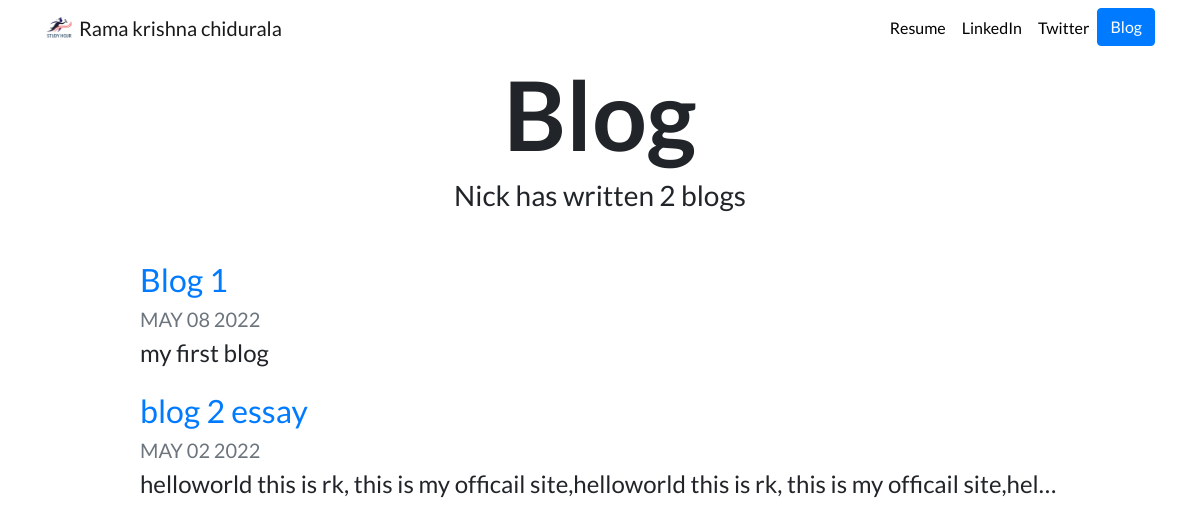
Screenshot of /blog/ with the database file from the repository.
### blog/models.py (models this page shows, shortened)
class Blog(models.Model):
    title = models.CharField(max_length=200)
    description = models.TextField()
    date = models.DateField()

### blog/views.py (the view)
# urls.py: path('', views.all_blogs, name='all_blogs'),
def all_blogs(request):
    blogs= Blog.objects.order_by('-date')[:30]
    return render(request, 'blog/all_blogs.html', {'blogs': blogs})

### blog/templates/blog/all_blogs.html
{% extends "portfolio/base.html" %}
{% load static %}
{% block content %}
<h1 id="blogtitle" class="font-weight-bold text-center">Blog</h1>
<h3 class="text-center mb-5">Nick has written {{ blogs.count }} blog{{ blogs.count|pluralize }}</h3>
{% for blog in blogs %}
<div class="row justify-content-center my-3">
  <div class="col-md-10">
    <a href="{% url 'blog:detail' blog.id %}">
      <h2>{{ blog.title }}</h2>
    </a>
    <h5 class="text-muted">{{ blog.date|date:'M d Y'|upper }}</h5>
    <h4>{{ blog.description|striptags|truncatechars:100 }}</h4>
  </div>
</div>
{% endfor %}
{% endblock %}

### portfolio/templates/portfolio/base.html (shortened to what this page needs)
{% load static %}
<!doctype html>
<html lang="en">
<head>
  <link rel="stylesheet" href="https://stackpath.bootstrapcdn.com/bootstrap/4.4.1/css/bootstrap.min.css">
  <link rel="stylesheet" href="{% static "portfolio/custom.css" %}">
</head>
<body>
  <nav id="topNav" class="navbar navbar-expand-md navbar-light">
    <div class="container">
      <a class="navbar-brand" href="{% url 'home' %}">
        <img src="{% static "portfolio/slo2.png" %}" width="30" height="30" class="d-inline-block align-top" alt="Nick's Logo">
        <span>Rama krishna chidurala</span>
      </a>
      <div class="collapse navbar-collapse text-center" id="navbarNav">
        <ul class="navbar-nav ml-auto">
          <li class="nav-item">
            <a class="nav-link" href="{% static "portfolio/rkch.pdf" %}">Resume</a>
          </li>
          <li class="nav-item">
            <a class="nav-link" href="https://www.linkedin.com/in/chrk/" target="_blank">LinkedIn</a>
          </li>
          <li class="nav-item">
            <a class="nav-link" href="https://twitter.com/Ramakrishnahsr" target="_blank">Twitter</a>
          </li>
          <li>
            <a role="button" href="{% url 'blog:all_blogs' %}" class="btn btn-primary">Blog</a>
          </li>
        </ul>
      </div>
    </div>
  </nav>
  <div class="container">
    {% block content %}{% endblock %}
  </div>
</body>
</html>

### portfolio/static/portfolio/custom.css (style rules this page uses)
.navbar-nav .nav-link { color: rgba(0,0,0,1) !important; }
body { font-family: 'Lato', sans-serif; }
#blogtitle { font-size: 6rem; }

### rows the page displays
Blog: title "Blog 1", date "MAY 08 2022", description "my first blog"
Blog: title "blog 2 essay", date "MAY 02 2022", description "helloworld this is rk, this is my officail site,helloworld this is rk, this is my officail site,hel…"

### other values shown
{{ blogs.count }} "2"
